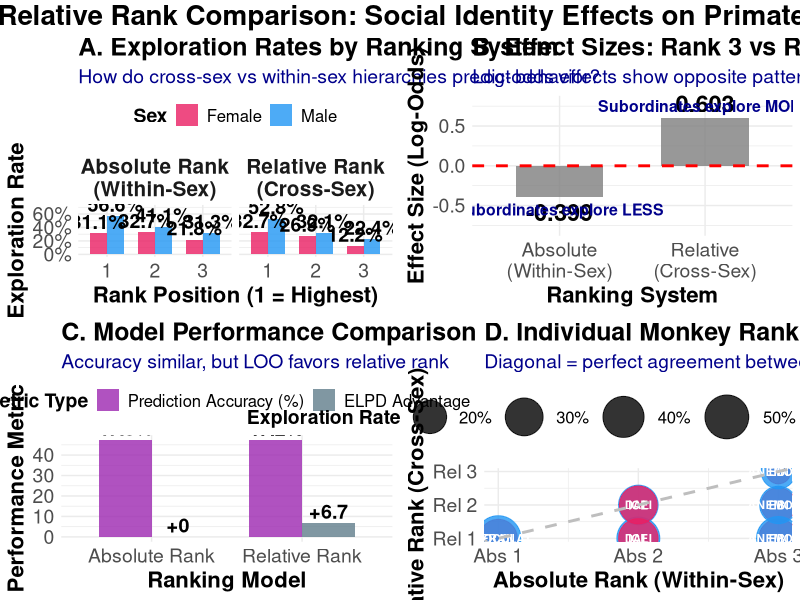
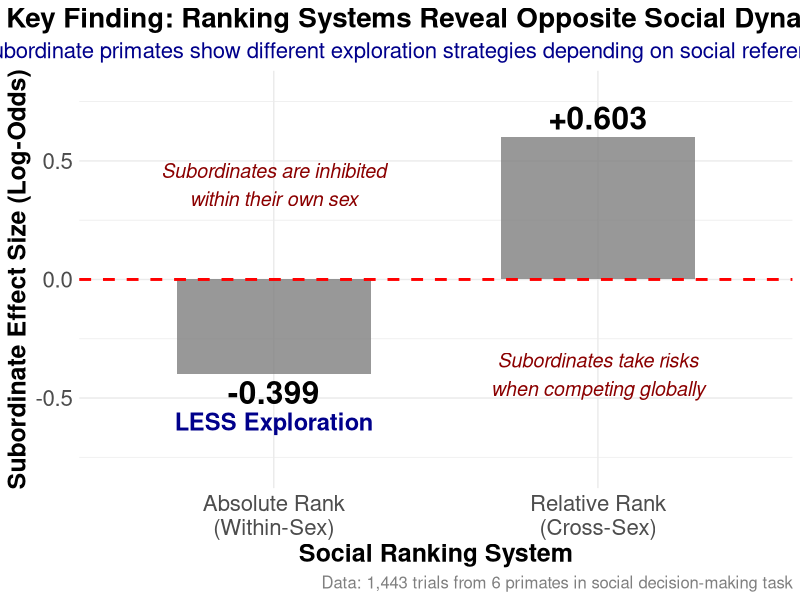

Write R code to recreate these figures, in order.
# CLEAN FIGURE: ABSOLUTE VS RELATIVE RANK COMPARISON
# Publication-ready visualization of ranking system effects

library(dplyr)
library(ggplot2)
library(scales)
library(gridExtra)
library(grid)

# Load and prepare data
data_raw <- read.csv("Explore Exploit Dataset.csv", stringsAsFactors = FALSE)
data_exp <- data_raw[data_raw$TRIAL_TYPE == "OIT_RE", ]
data_exp$outcome_clean <- ifelse(grepl("explore", data_exp$OUTCOME, ignore.case = TRUE), "explore",
                                ifelse(grepl("exploit", data_exp$OUTCOME, ignore.case = TRUE), "exploit", 
                                      ifelse(grepl("none|NONE", data_exp$OUTCOME, ignore.case = TRUE), "none", NA)))

data_clean <- data_exp[!is.na(data_exp$outcome_clean), ]
data_clean$outcome_clean <- factor(data_clean$outcome_clean, levels = c("exploit", "explore", "none"))
data_clean$condition <- factor(data_clean$CONDITION, levels = c("solo", "duo", "trio"))
data_clean$sex <- ifelse(data_clean$monkey %in% c("FRAN", "DALI", "EBI"), "Male", "Female")

# Create both rank systems
data_enhanced <- data_clean %>%
  mutate(
    relative_rank = factor(RELATIVE_RANK, levels = c(1, 2, 3)),
    absolute_rank = factor(ABSOLUTE_RANK, levels = c(1, 2, 3))
  )

model_data <- data_enhanced[complete.cases(data_enhanced[c("outcome_clean", "condition", "relative_rank", "absolute_rank", "sex", "monkey")]), ]

# Calculate exploration rates for visualization
exploration_by_relative <- model_data %>%
  group_by(relative_rank, sex) %>%
  summarise(exploration_rate = mean(outcome_clean == "explore"), 
           count = n(), .groups = "drop") %>%
  mutate(rank_system = "Relative Rank\n(Cross-Sex)",
         rank_label = paste("Rank", relative_rank))

exploration_by_absolute <- model_data %>%
  group_by(absolute_rank, sex) %>%
  summarise(exploration_rate = mean(outcome_clean == "explore"), 
           count = n(), .groups = "drop") %>%
  mutate(rank_system = "Absolute Rank\n(Within-Sex)",
         rank_label = paste("Rank", absolute_rank))

# Individual monkey data
monkey_data <- model_data %>%
  group_by(monkey, sex, relative_rank, absolute_rank) %>%
  summarise(exploration_rate = mean(outcome_clean == "explore"), 
           count = n(), .groups = "drop") %>%
  mutate(
    relative_rank_num = as.numeric(as.character(relative_rank)),
    absolute_rank_num = as.numeric(as.character(absolute_rank))
  )

# Model performance data (from previous results)
performance_data <- data.frame(
  Model = c("Relative Rank", "Absolute Rank"),
  Accuracy = c(47.2, 47.3),
  ELPD_Advantage = c(6.7, 0),
  Type = c("Cross-Sex", "Within-Sex")
)

# Effect sizes (from previous results)
effect_data <- data.frame(
  Rank_System = c("Relative\n(Cross-Sex)", "Absolute\n(Within-Sex)"),
  Rank_3_vs_1_Effect = c(0.603, -0.399),
  Direction = c("Subordinates explore MORE", "Subordinates explore LESS")
)

# === CREATE COMPREHENSIVE FIGURE ===
pdf("RANK_COMPARISON_FIGURE.pdf", width = 20, height = 12)

# Color schemes
colors_sex <- c("Male" = "#2196F3", "Female" = "#E91E63")
colors_rank <- c("Cross-Sex" = "#4CAF50", "Within-Sex" = "#FF9800")

# Plot 1: Exploration Rates by Both Rank Systems
combined_exploration <- rbind(
  data.frame(rank_system = exploration_by_relative$rank_system,
             rank = as.character(exploration_by_relative$relative_rank),
             sex = exploration_by_relative$sex,
             exploration_rate = exploration_by_relative$exploration_rate,
             count = exploration_by_relative$count),
  data.frame(rank_system = exploration_by_absolute$rank_system,
             rank = as.character(exploration_by_absolute$absolute_rank),
             sex = exploration_by_absolute$sex,
             exploration_rate = exploration_by_absolute$exploration_rate,
             count = exploration_by_absolute$count)
)

combined_exploration$rank <- factor(combined_exploration$rank, levels = c("1", "2", "3"))

p1 <- ggplot(combined_exploration, aes(x = rank, y = exploration_rate, fill = sex)) +
  geom_col(position = "dodge", alpha = 0.8, width = 0.7) +
  geom_text(aes(label = paste0(round(exploration_rate * 100, 1), "%")), 
            position = position_dodge(0.7), vjust = -0.3, fontface = "bold", size = 5) +
  scale_fill_manual(values = colors_sex) +
  scale_y_continuous(labels = percent_format(), limits = c(0, 0.7)) +
  facet_wrap(~rank_system, scales = "free_x") +
  labs(
    title = "A. Exploration Rates by Ranking System",
    subtitle = "How do cross-sex vs within-sex hierarchies predict behavior?",
    x = "Rank Position (1 = Highest)", 
    y = "Exploration Rate",
    fill = "Sex"
  ) +
  theme_minimal() +
  theme(
    plot.title = element_text(size = 18, face = "bold"),
    plot.subtitle = element_text(size = 14, color = "darkblue"),
    axis.text = element_text(size = 14),
    axis.title = element_text(size = 16, face = "bold"),
    strip.text = element_text(size = 15, face = "bold"),
    legend.title = element_text(size = 14, face = "bold"),
    legend.text = element_text(size = 12),
    legend.position = "top"
  )

# Plot 2: Effect Size Comparison
p2 <- ggplot(effect_data, aes(x = Rank_System, y = Rank_3_vs_1_Effect, 
                              fill = Rank_System)) +
  geom_col(alpha = 0.8, width = 0.6) +
  geom_hline(yintercept = 0, linetype = "dashed", color = "red", linewidth = 1) +
  geom_text(aes(label = round(Rank_3_vs_1_Effect, 3)), 
            vjust = ifelse(effect_data$Rank_3_vs_1_Effect > 0, -0.3, 1.3), 
            fontface = "bold", size = 6) +
  geom_text(aes(label = Direction, y = Rank_3_vs_1_Effect + ifelse(Rank_3_vs_1_Effect > 0, 0.15, -0.15)), 
            fontface = "bold", size = 4, color = "darkblue") +
  scale_fill_manual(values = colors_rank) +
  scale_y_continuous(limits = c(-0.8, 0.8)) +
  labs(
    title = "B. Effect Sizes: Rank 3 vs Rank 1",
    subtitle = "Log-odds effects show opposite patterns between ranking systems",
    x = "Ranking System", 
    y = "Effect Size (Log-Odds)",
    fill = "System Type"
  ) +
  theme_minimal() +
  theme(
    plot.title = element_text(size = 18, face = "bold"),
    plot.subtitle = element_text(size = 14, color = "darkblue"),
    axis.text = element_text(size = 14),
    axis.title = element_text(size = 16, face = "bold"),
    legend.position = "none"
  )

# Plot 3: Model Performance Comparison
performance_long <- reshape2::melt(performance_data[c("Model", "Accuracy", "ELPD_Advantage")], 
                                  id.vars = "Model", variable.name = "Metric", value.name = "Value")

p3 <- ggplot(performance_long, aes(x = Model, y = Value, fill = Metric)) +
  geom_col(position = "dodge", alpha = 0.8, width = 0.7) +
  geom_text(aes(label = ifelse(Metric == "Accuracy", paste0(round(Value, 1), "%"), 
                              paste0("+", round(Value, 1)))), 
            position = position_dodge(0.7), vjust = -0.3, fontface = "bold", size = 5) +
  scale_fill_manual(values = c("Accuracy" = "#9C27B0", "ELPD_Advantage" = "#607D8B"),
                   labels = c("Prediction Accuracy (%)", "ELPD Advantage")) +
  labs(
    title = "C. Model Performance Comparison",
    subtitle = "Accuracy similar, but LOO favors relative rank",
    x = "Ranking Model", 
    y = "Performance Metric",
    fill = "Metric Type"
  ) +
  theme_minimal() +
  theme(
    plot.title = element_text(size = 18, face = "bold"),
    plot.subtitle = element_text(size = 14, color = "darkblue"),
    axis.text = element_text(size = 14),
    axis.title = element_text(size = 16, face = "bold"),
    legend.title = element_text(size = 14, face = "bold"),
    legend.text = element_text(size = 12),
    legend.position = "top"
  )

# Plot 4: Individual Monkey Positions
p4 <- ggplot(monkey_data, aes(x = absolute_rank_num, y = relative_rank_num, color = sex, size = exploration_rate)) +
  geom_point(alpha = 0.8) +
  geom_text(aes(label = monkey), color = "white", fontface = "bold", size = 3) +
  geom_abline(intercept = 0, slope = 1, linetype = "dashed", color = "gray", linewidth = 1) +
  scale_color_manual(values = colors_sex) +
  scale_size_continuous(range = c(8, 15), labels = percent_format()) +
  scale_x_continuous(breaks = 1:3, labels = paste("Abs", 1:3)) +
  scale_y_continuous(breaks = 1:3, labels = paste("Rel", 1:3)) +
  labs(
    title = "D. Individual Monkey Rank Positions",
    subtitle = "Diagonal = perfect agreement between systems",
    x = "Absolute Rank (Within-Sex)", 
    y = "Relative Rank (Cross-Sex)",
    color = "Sex",
    size = "Exploration Rate"
  ) +
  theme_minimal() +
  theme(
    plot.title = element_text(size = 18, face = "bold"),
    plot.subtitle = element_text(size = 14, color = "darkblue"),
    axis.text = element_text(size = 14),
    axis.title = element_text(size = 16, face = "bold"),
    legend.title = element_text(size = 14, face = "bold"),
    legend.text = element_text(size = 12),
    legend.position = "top"
  )

# Arrange all plots
grid.arrange(p1, p2, p3, p4, ncol = 2, nrow = 2,
            top = textGrob("Absolute vs Relative Rank Comparison: Social Identity Effects on Primate Exploration", 
                          gp = gpar(fontsize = 20, fontface = "bold")))

dev.off()

# === CREATE SUMMARY FIGURE ===
pdf("RANK_COMPARISON_SUMMARY.pdf", width = 16, height = 8)

# Summary plot showing key insight
summary_data <- data.frame(
  Ranking_System = c("Relative Rank\n(Cross-Sex)", "Absolute Rank\n(Within-Sex)"),
  Subordinate_Effect = c("MORE Exploration", "LESS Exploration"),
  Effect_Size = c(0.603, -0.399),
  Interpretation = c("Subordinates take risks\nwhen competing globally", 
                    "Subordinates are inhibited\nwithin their own sex")
)

p_summary <- ggplot(summary_data, aes(x = Ranking_System, y = Effect_Size, fill = Ranking_System)) +
  geom_col(alpha = 0.8, width = 0.6) +
  geom_hline(yintercept = 0, linetype = "dashed", color = "red", linewidth = 1) +
  geom_text(aes(label = paste0(ifelse(Effect_Size > 0, "+", ""), round(Effect_Size, 3))), 
            vjust = ifelse(summary_data$Effect_Size > 0, -0.3, 1.3), 
            fontface = "bold", size = 8) +
  geom_text(aes(label = Subordinate_Effect, y = Effect_Size + ifelse(Effect_Size > 0, 0.2, -0.2)), 
            fontface = "bold", size = 6, color = "darkblue") +
  geom_text(aes(label = Interpretation, y = ifelse(Effect_Size > 0, -0.4, 0.4)), 
            fontface = "italic", size = 5, color = "darkred") +
  scale_fill_manual(values = colors_rank) +
  scale_y_continuous(limits = c(-0.8, 0.8)) +
  labs(
    title = "Key Finding: Ranking Systems Reveal Opposite Social Dynamics",
    subtitle = "Subordinate primates show different exploration strategies depending on social reference frame",
    x = "Social Ranking System", 
    y = "Subordinate Effect Size (Log-Odds)",
    caption = "Data: 1,443 trials from 6 primates in social decision-making task"
  ) +
  theme_minimal() +
  theme(
    plot.title = element_text(size = 20, face = "bold", hjust = 0.5),
    plot.subtitle = element_text(size = 16, color = "darkblue", hjust = 0.5),
    plot.caption = element_text(size = 12, color = "gray50"),
    axis.text = element_text(size = 16),
    axis.title = element_text(size = 18, face = "bold"),
    legend.position = "none"
  )

print(p_summary)
dev.off()

cat("Figures saved:\n")
cat("• RANK_COMPARISON_FIGURE.pdf (comprehensive 4-panel figure)\n")
cat("• RANK_COMPARISON_SUMMARY.pdf (key finding summary)\n")

# Print key statistics
cat("\n=== KEY STATISTICS ===\n")
cat("Relative Rank Effect (Rank 3 vs 1): +0.603 log-odds\n")
cat("Absolute Rank Effect (Rank 3 vs 1): -0.399 log-odds\n")
cat("Model Performance: Nearly identical (~47% accuracy)\n")
cat("LOO Preference: Relative rank (+6.7 ELPD advantage)\n")
cat("\n=== INTERPRETATION ===\n")
cat("• RELATIVE RANK: Subordinates explore MORE (global competition)\n")
cat("• ABSOLUTE RANK: Subordinates explore LESS (within-sex inhibition)\n")
cat("• Social reference frame matters more than absolute hierarchy!\n") 
